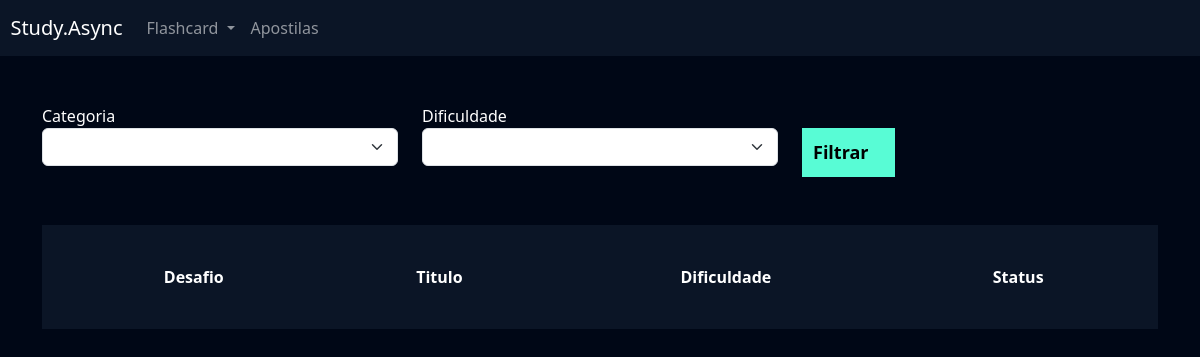
The page /flashcard/listar_desafio/ (signed in) on the database as committed earlier.
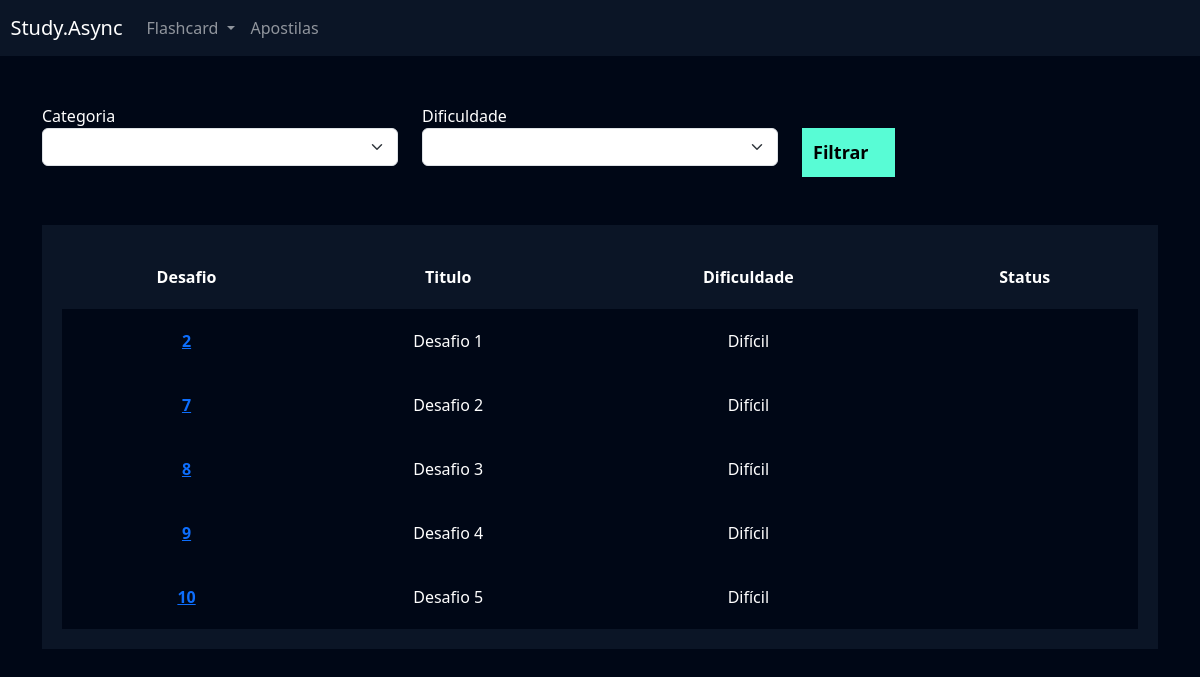
The same page on the database as committed later.
### flashcard/models.py (models this page shows, shortened)
class Desafio(models.Model):
    user = models.ForeignKey(User, on_delete=models.DO_NOTHING)
    titulo = models.CharField(max_length=100)
    categoria = models.ManyToManyField(Categoria)
    quantidade_perguntas = models.IntegerField()
    dificuldade = models.CharField(
        max_length=1, choices=Flashcard.DIFICULDADE_CHOICES
    )
    flashcards = models.ManyToManyField(FlashcardDesafio)

### flashcard/views.py (the view)
# urls.py: path('listar_desafio/', views.listar_desafio, name='listar_desafio'),
def listar_desafio(request):
    desafios = Desafio.objects.filter(user=request.user)
    return render(request, 'listar_desafio.html', {'desafios': desafios})

### flashcard/templates/listar_desafio.html (shortened to what this page needs)
{% extends "base.html" %}
{% load static %}
{% block 'cabecalho' %}
    <link href="{% static 'usuarios/css/cadastro.css' %}" rel="stylesheet">
    <link href="{% static 'flashcard/css/novo_flashcard.css' %}" rel="stylesheet">
    <link href="{% static 'flashcard/css/iniciar_desafio.css' %}" rel="stylesheet">
    <link href="{% static 'flashcard/css/desafio.css' %}" rel="stylesheet">
    <link href='https://unpkg.com/boxicons@2.1.4/css/boxicons.min.css' rel='stylesheet'>
{% endblock 'cabecalho' %}
{% block 'conteudo' %}
{% include "partials/header.html" %}
    <div class="container">
        <br>
        <br>
        <div class="row">
            <div class="col-md">
                <form action="}" method="GET">
                <label for="">Categoria</label>
                <select name="categoria" class="form-select">
                </select>
            </div>
            <div class="col-md">
                <label for="">Dificuldade</label>
                <select name="dificuldade" class="form-select">
                </select>
            </div>
            <div class="col-md">
                <br>
                <input type="submit" value="Filtrar" class="btn-cadastro">
            </div>
        </div>
        <br>
        <br>
        <div class="box-listar">
            <table>
                <thead>
                  <tr>
                    <th scope="col">Desafio</th>
                    <th scope="col">Titulo</th>
                    <th scope="col">Dificuldade</th>
                    <th scope="col">Status</th>
                  </tr>
                </thead>
                <tbody>
                    {% for desafio in desafios %}
                        <tr class="linha">
                            <th><a href="{% url 'desafio' desafio.id %}">{{desafio.id}}</a></th>
                            <td>{{desafio.titulo}}</td>
                            <td>{{desafio.get_dificuldade_display}}</td>
                            <td>{{desafio.status}}</td>
                        </tr>
                  {% endfor %}
                </tbody>
              </table>
        </div>
    </div>
{% endblock 'conteudo' %}

### templates/base.html (shortened to what this page needs)
{% load static %}
<!doctype html>
<html lang="en">
 <head>
 <link href="https://cdn.jsdelivr.net/npm/bootstrap@5.3.2/dist/css/bootstrap.min.css" rel="stylesheet">
 <link rel="stylesheet" href="{% static 'geral/css/base.css' %}">
 {% block 'cabecalho' %} {% endblock %}
 </head>
 <body>
 {% block 'conteudo' %}{% endblock %}
 </body>
</html>

### templates/partials/header.html (shortened to what this page needs)
<nav style="background-color: var(--main-color)" class="navbar navbar-expand-lg navbar-dark">
    <a class="navbar-brand" href="#">&nbsp&nbspStudy.Async</a>
    <div class="collapse navbar-collapse" id="navbarNav">
      <ul class="navbar-nav">
        <li class="nav-item dropdown">
          <a class="nav-link dropdown-toggle" href="#" id="navbarDropdown" role="button" data-bs-toggle="dropdown" aria-expanded="false">
            Flashcard
          </a>
        </li>
        <li class="nav-item">
          <a class="nav-link" href="{% url "adicionar_apostilas" %}">Apostilas</a>
        </li>
      </ul>
    </div>
  </nav>

### templates/static/geral/css/base.css (style rules this page uses)
:root { --main-color: #0b1526; --dark-color: #000716; --secondary-dark-color: rgb(15, 2, 26); --light-color: #00c1f3; --contrast-color: #f4c96b; --differential-color: #58fcd5; AULA 1 5 }
body { background-color: var(--dark-color) !important; color: white !important; }

### templates/static/usuarios/css/cadastro.css (style rules this page uses)
* { margin: 0; padding: 0; }
.btn-cadastro { padding: 10px; background-color: #58fcd5; border: none; border: 1px solid #58fcd5; font-size: 18px; font-weight: bold; AULA 1 6 padding-left: 25px; padding-right: 25px; }

### templates/static/flashcard/css/desafio.css (style rules this page uses)
.box-listar { background-color: #0b1526; padding: 20px; }
table { width: 100%; padding: 20px; text-align: center; }
.linha { height: 40px; background-color: var(--dark-color); padding: 20px; }
td, th { padding: 20px; }
tr { background-color: var(--main-color); }

Rows that differ between the two databases and show on the page:
added Desafio: id "2", titulo "Desafio 1", dificuldade "Difícil"
added Desafio: id "7", titulo "Desafio 2", dificuldade "Difícil"
added Desafio: id "8", titulo "Desafio 3", dificuldade "Difícil"
added Desafio: id "9", titulo "Desafio 4", dificuldade "Difícil"
added Desafio: id "10", titulo "Desafio 5", dificuldade "Difícil"
